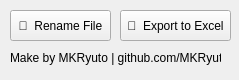
<?xml version="1.0" encoding="UTF-8"?>
<ui version="4.0">
 <class>MainWindow</class>
 <widget class="QMainWindow" name="MainWindow">
  <property name="geometry">
   <rect>
    <x>0</x>
    <y>0</y>
    <width>239</width>
    <height>80</height>
   </rect>
  </property>
  <property name="windowTitle">
   <string>DCM File Manager</string>
  </property>
  <property name="windowIcon">
   <iconset>
    <normaloff>C:/Users/muham/OneDrive/Pictures/dcm-icon.png</normaloff>C:/Users/muham/OneDrive/Pictures/dcm-icon.png</iconset>
  </property>
  <widget class="QWidget" name="centralwidget">
   <widget class="QPushButton" name="button3">
    <property name="geometry">
     <rect>
      <x>10</x>
      <y>10</y>
      <width>101</width>
      <height>31</height>
     </rect>
    </property>
    <property name="text">
     <string>📄  Rename File</string>
    </property>
   </widget>
   <widget class="QPushButton" name="button4">
    <property name="geometry">
     <rect>
      <x>120</x>
      <y>10</y>
      <width>111</width>
      <height>31</height>
     </rect>
    </property>
    <property name="text">
     <string>📖  Export to Excel</string>
    </property>
   </widget>
   <widget class="QLabel" name="label">
    <property name="geometry">
     <rect>
      <x>10</x>
      <y>50</y>
      <width>211</width>
      <height>16</height>
     </rect>
    </property>
    <property name="text">
     <string>Make by MKRyuto | github.com/MKRyuto</string>
    </property>
   </widget>
  </widget>
 </widget>
 <resources/>
 <connections/>
</ui>
